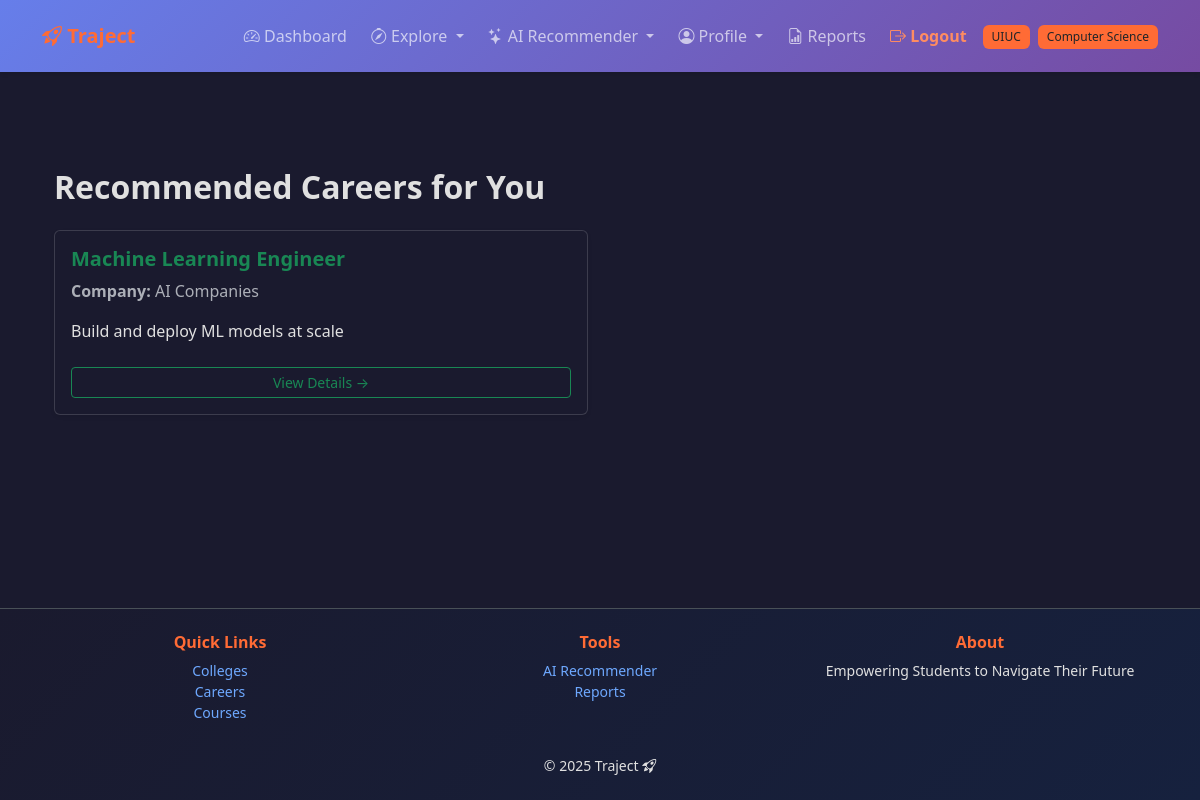
The page /careers/recommended/ (signed in) on the database as committed earlier.
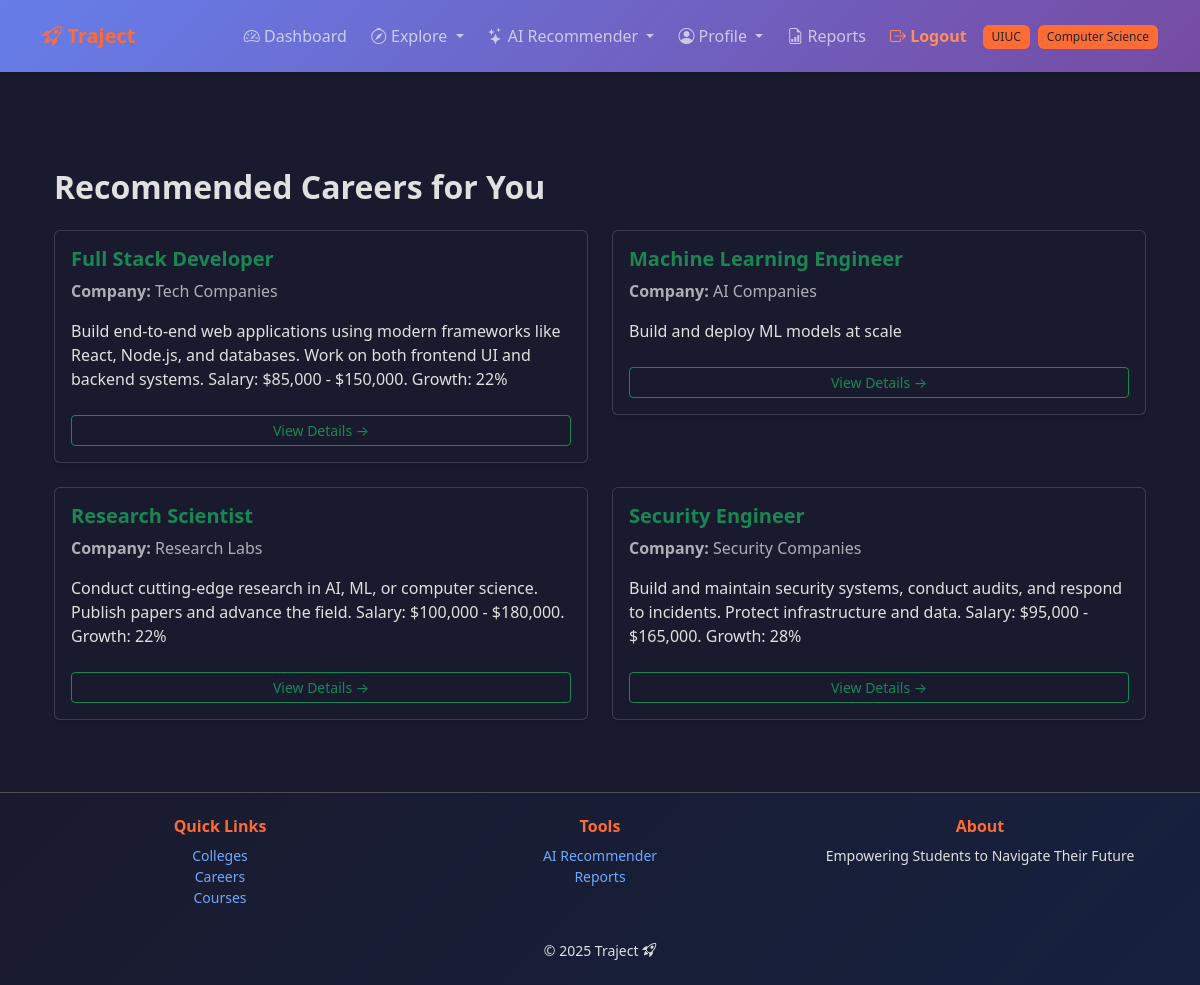
The same page on the database as committed later.
### careers/models.py (models this page shows, shortened)
class Career(models.Model):
    title = models.CharField(max_length=150)
    company = models.CharField(max_length=100, blank=True, null=True)
    industries = models.JSONField(default=list, blank=True)
    skills = models.JSONField(default=list, blank=True)
    description = models.TextField(blank=True)
    created_at = models.DateTimeField(auto_now_add=True)
    class Meta:
        ordering = ["title"]
        verbose_name = "Career"
        verbose_name_plural = "Careers"

### careers/views.py (the view)
# urls.py: path("recommended/", views.recommended_careers_view, name="recommended"),
@login_required
def recommended_careers_view(request):
    user_profile = getattr(request.user, "profile", None)
    recommended = Career.objects.none()
    if user_profile:
        skills_list = user_profile.get_skills_list()
        interests_list = user_profile.get_interests_list()
        keywords = set(skills_list) | set(interests_list)
        if keywords:
            from django.db.models import Q
            query = Q()
            for keyword in keywords:
                query |= Q(description__icontains=keyword) | Q(title__icontains=keyword)
            recommended = Career.objects.filter(query).distinct()[:10]
    return render(request, "careers/recommended_careers.html", {"recommended": recommended})

### accounts/models.py (called while the page is built)
    def get_skills_list(self):
        if not self.skills:
            return []
        return [s.strip() for s in self.skills.split(',') if s.strip()]

    def get_interests_list(self):
        if not self.personal_interests:
            return []
        return [i.strip() for i in self.personal_interests.split(',') if i.strip()]

### templates/careers/recommended_careers.html (shortened to what this page needs)
{% extends "accounts/base.html" %}
{% block content %}
<div class="container mt-5">
 <h2 class="fw-bold mb-4">Recommended Careers for You</h2>
 {% if recommended %}
 <div class="row">
 {% for career in recommended %}
 <div class="col-md-6 mb-4">
 <div class="card p-3 hover-card shadow-sm">
 <h5 class="fw-bold text-success">{{ career.title }}</h5>
 <p class="text-muted"><strong>Company:</strong> {{ career.company }}</p>
 <p>{{ career.description|truncatewords:30 }}</p>
 <a href="{% url 'careers:career_detail' career.id %}" class="btn btn-outline-success btn-sm mt-2">View Details →</a>
 </div>
 </div>
 {% endfor %}
 </div>
 {% else %}
 <p class="text-muted">No personalized recommendations found yet. Add more skills or interests in your profile!</p>
 {% endif %}
</div>
{% endblock %}

Rows that differ between the two databases and show on the page:
added Career: title "Full Stack Developer", company "Tech Companies", description "Build end-to-end web applications using modern frameworks like React, Node.js, and databases. Work on both frontend UI and backend systems. Salary: $85,000 - $150,000. Growth: 22%"
added Career: title "Research Scientist", company "Research Labs", description "Conduct cutting-edge research in AI, ML, or computer science. Publish papers and advance the field. Salary: $100,000 - $180,000. Growth: 22%"
added Career: title "Security Engineer", company "Security Companies", description "Build and maintain security systems, conduct audits, and respond to incidents. Protect infrastructure and data. Salary: $95,000 - $165,000. Growth: 28%"
